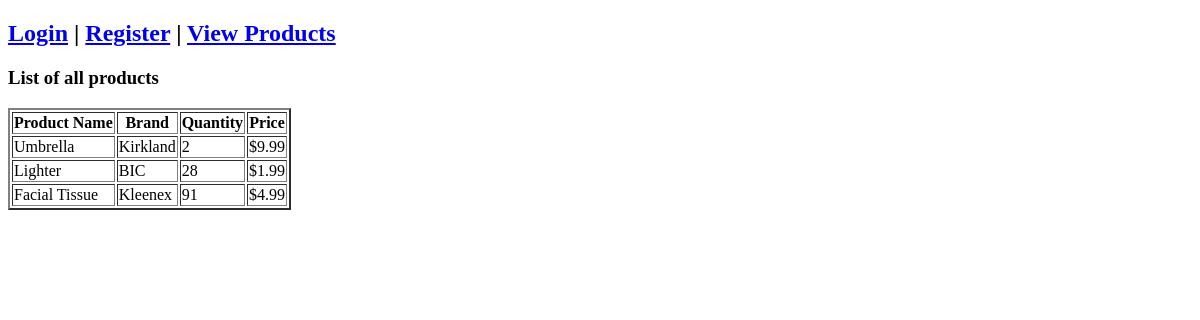
The page /viewproducts.php on the database as committed earlier.
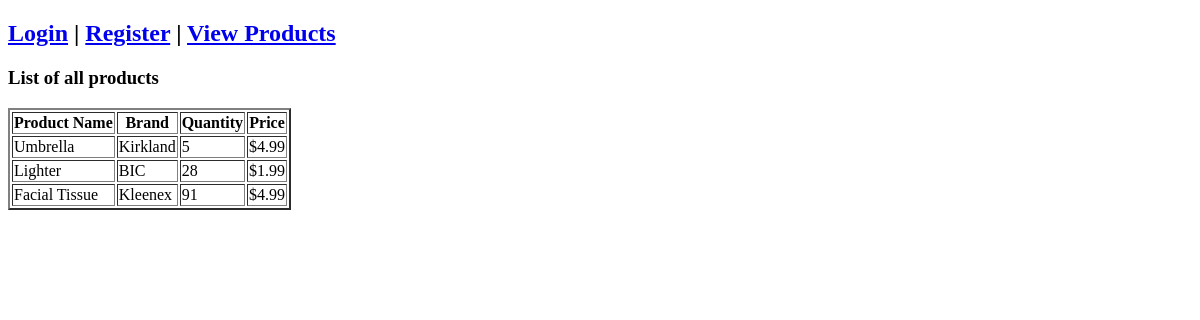
The same page on the database as committed later.
### tables this page shows
CREATE TABLE IF NOT EXISTS `product` (
  `productID` int(11) NOT NULL AUTO_INCREMENT,
  `name` varchar(50) NOT NULL,
  `quantity` int(11) NOT NULL,
  `price` varchar(10) NOT NULL,
  `brand` varchar(50) NOT NULL,
  `updatedAt` datetime NOT NULL,
  PRIMARY KEY (`productID`),
  KEY `quantity` (`quantity`)
);

### Web/viewproducts.php (the view, shortened to what this page needs)
<?php
	require_once("dbconnect.php");
	$query = "SELECT * FROM product";
	$result = mysqli_query($conn, $query);
?>
<!DOCTYPE html>
<html>
	<head>
	</head>
	<body>
		<?php require_once("navbar.php"); ?>
		<h3>List of all products</h3>
		<?php
			echo "
				<table border='2'>
					<thead>
						<tr>
							<th>Product Name</th>
							<th>Brand</th>
							<th>Quantity</th>
							<th>Price</th>";
			echo "
				</tr>
				</thead>
			";
			while($data = mysqli_fetch_array($result)) {
				$name = $data['name'];
				$brand = $data['brand'];
				$quantity = $data['quantity'];
				$price = $data['price'];
				echo "<tr><td>" . $name . "</td>";
				echo "<td>" . $brand . "</td>";
				echo "<td>" . $quantity . "</td>";
				echo "<td>$" . $price . "</td>";
				echo "</tr>";
			}
			echo "</table>";
		?>
	</body>
</html>

Rows that differ between the two databases and show on the page:
changed product "Umbrella": quantity "2" → "5"; price "9.99" → "4.99"
